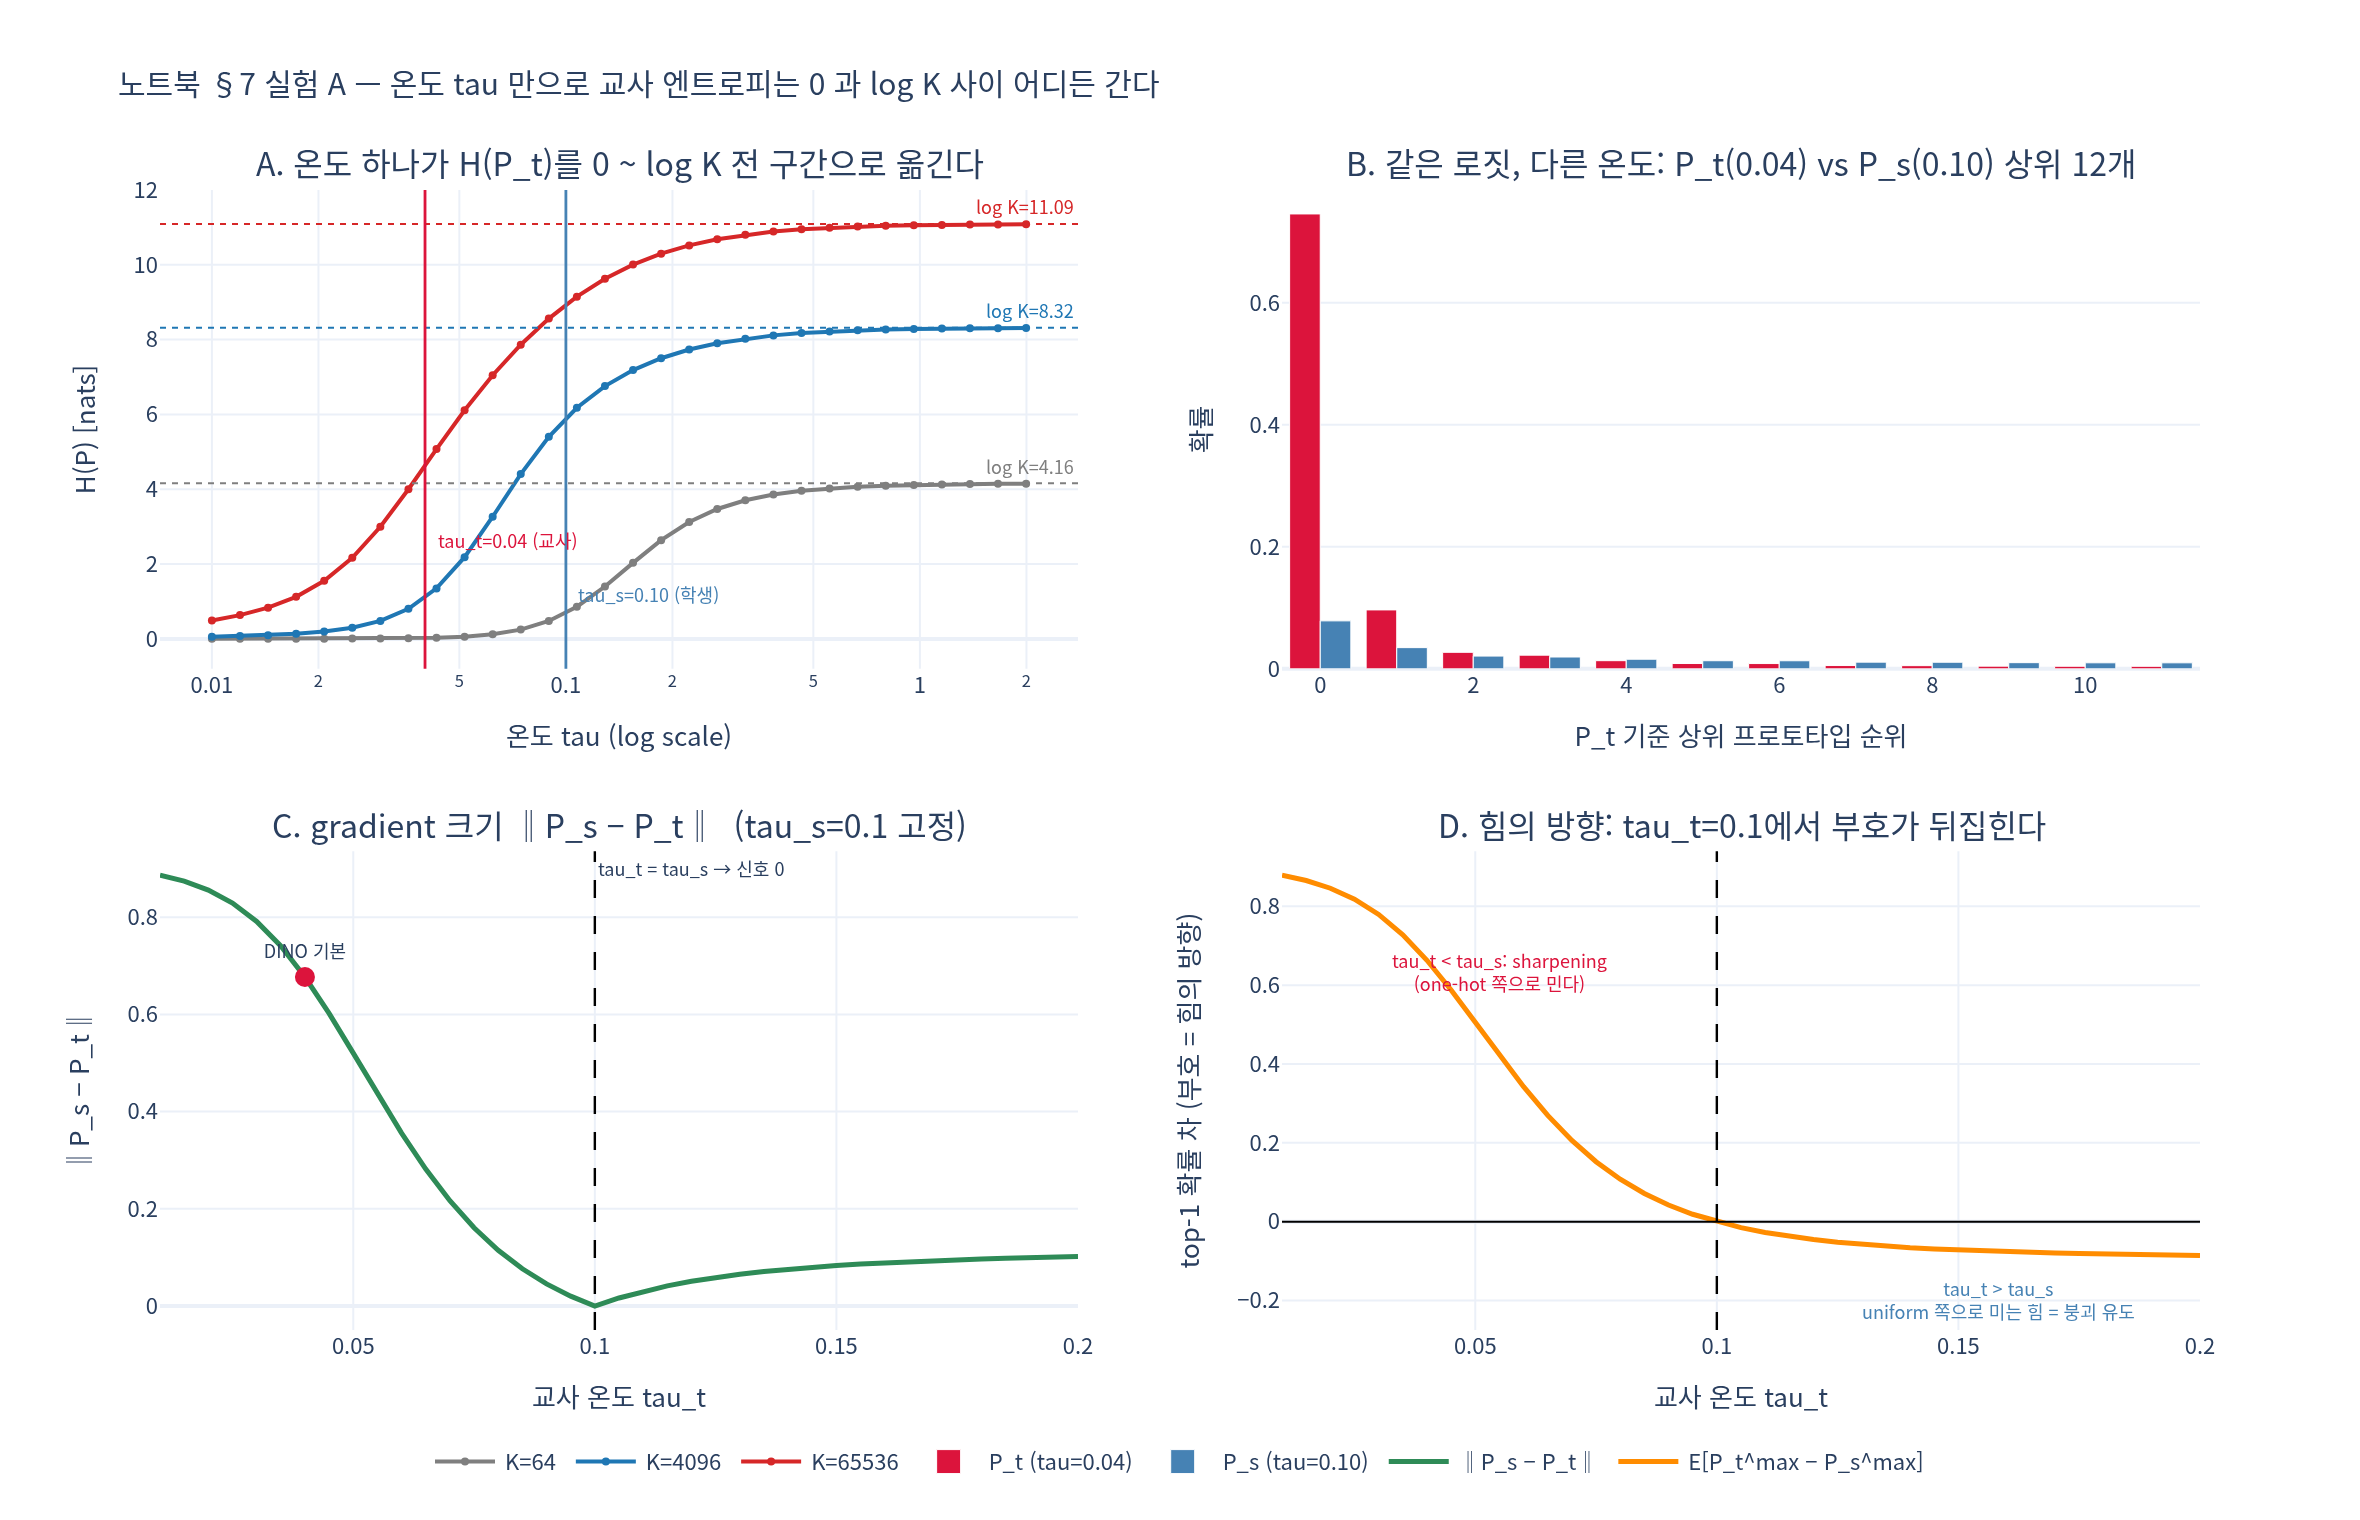

The script that drew this image:
# %% [markdown]
# # 노트북 §7 실험 A 재현: 온도 $\tau$ 하나가 교사 엔트로피를 결정한다
#
# 이 스크립트는 `dino_training_walkthrough.py` §7 "붕괴 방지: 두 힘의 균형" 의
# **패널 A** 를 독립 실행 가능하게 재현한다.
#
# 실험 A가 보여주는 것은 딱 두 가지다.
#
# 1. **고정된 로짓 $z$ 를 하나도 바꾸지 않고 온도 $\tau$ 만 움직여도**
#    교사 분포의 엔트로피 $H(P_t)$ 는 $\log K$(고온, uniform collapse 쪽)에서
#    $0$(저온, one-hot 쪽)까지 **연속적으로 아무 값이나** 될 수 있다.
#    즉 sharpening은 "확신의 정도"를 온도 하나로 통째로 조절하는 손잡이다.
# 2. 그래서 DINO가 $\tau_t = 0.04 < \tau_s = 0.1$ 이라는 **부등호**를 고정해 둔 것이
#    "교사가 학생보다 확신에 차 있다"를 보장하고, 이 격차가 곧 학습 신호가 된다.
#    $\tau_t = \tau_s$ 로 맞추면 $P_t = P_s$ 가 되어 gradient $\propto P_s - P_t$ 가
#    **정확히 0** 이 된다 — 신호가 사라진다.
#
# 손실 분해로 보면 이유가 분명하다.
#
# $$
# H\big(P_t,\, P_s\big) \;=\; \underbrace{H(P_t)}_{\text{교사 엔트로피 — } \tau_t \text{가 결정}}
# \;+\; \underbrace{D_{\mathrm{KL}}\big(P_t \,\|\, P_s\big)}_{\text{두 view 정렬 — 우리가 원하는 것}}
# $$
#
# 첫 항이 온도만으로 자유롭게 움직인다는 것은, 모델이 **정렬을 배우지 않고도**
# $H(P_t) \to \log K$ 로 도망쳐 손실을 낮출 수 있다는 뜻이다(uniform collapse).
# $\tau_t$ 를 작게 못박는 sharpening이 그 도피로를 막는다.
#
# 필요 패키지: torch 2.4, numpy, plotly 6.9, kaleido

# %%
import math
import os

import numpy as np
import plotly.graph_objects as go
import torch
import torch.nn.functional as F
from plotly.subplots import make_subplots

HERE = os.path.dirname(os.path.abspath(__file__)) if "__file__" in globals() else os.getcwd()


def _show(fig):
    try:
        from IPython import get_ipython

        if get_ipython() is not None:  # VSCode 셀/Jupyter에서만 렌더링
            fig.show()
    except ImportError:
        pass


KO = "Noto Sans CJK KR, DejaVu Sans, sans-serif"
TAU_T, TAU_S = 0.04, 0.10   # DINO 기본값
B, D = 64, 16               # 배치, 특징 차원 (아래 3절 참고)
torch.manual_seed(0)
print(f"torch={torch.__version__}  기본 온도: tau_t={TAU_T}, tau_s={TAU_S}")
# 출력: torch=2.4.0+cu121  기본 온도: tau_t=0.04, tau_s=0.1

# %% [markdown]
# ## 1. 로짓을 "코사인 범위"로 만든다
#
# DINOHead의 마지막 층은 weight-normalized linear이고 입력도 $\ell_2$ 정규화되므로,
# 실제 DINO 로짓은 **특징과 프로토타입의 코사인 유사도** 다 — 즉 $z_{ik} \in [-1, 1]$.
#
# $$
# z_{ik} \;=\; \frac{\langle x_i,\, w_k\rangle}{\lVert x_i\rVert \, \lVert w_k \rVert} \;\in\; [-1, 1]
# $$
#
# 학습이 어느 정도 진행된 상황을 흉내내려고 각 샘플을 프로토타입 하나 쪽으로 당겨 둔다.
# 특징 차원 $D$ 를 작게($16$) 잡는 이유는, 고차원에서 랜덤 프로토타입이 거의 직교해
# "정답 하나 + 나머지 전부 0" 이라는 계단형 로짓이 되어 버리기 때문이다.
# $D$ 를 줄이면 프로토타입이 붐벼서 학습된 head처럼 **완만하게 감쇠하는 코사인 스펙트럼**이 나온다.
#
# **핵심: 아래에서 로짓 $z$ 는 단 한 번 만들고 끝까지 고정한다. 바뀌는 것은 오직 $\tau$ 다.**


def make_cosine_logits(K, B=B, D=D, noise=0.6, seed=0):
    """정규화된 특징 x 와 프로토타입 W 의 코사인 유사도 = DINO 로짓."""
    g = torch.Generator().manual_seed(seed)
    W = F.normalize(torch.randn(K, D, generator=g), dim=-1)     # 프로토타입
    assign = torch.randint(0, K, (B,), generator=g)             # 각 샘플의 '정답' 프로토타입
    x = W[assign] + noise * F.normalize(torch.randn(B, D, generator=g), dim=-1)
    return F.normalize(x, dim=-1) @ W.T                          # (B, K), 값은 [-1, 1]


K = 4096
z = make_cosine_logits(K)
print(f"z.shape={tuple(z.shape)}  min={z.min():.3f}  max={z.max():.3f}  std={z.std():.3f}")
print(f"log K = {math.log(K):.3f} nats  (완전 uniform 일 때의 엔트로피 상한)")
# 출력: z.shape=(64, 4096)  min=-0.870  max=0.952  std=0.250
# 출력: log K = 8.318 nats  (완전 uniform 일 때의 엔트로피 상한)

# %% [markdown]
# ## 2. 온도 스윕: 같은 $z$, 엔트로피는 $\log K$ → $0$
#
# $$
# P^{(\tau)}_{ik} \;=\; \operatorname{softmax}_k\!\Big(\frac{z_{ik}}{\tau}\Big),
# \qquad
# H(P^{(\tau)}) \;=\; -\sum_k P^{(\tau)}_{ik} \log P^{(\tau)}_{ik}
# $$
#
# $\tau \to \infty$ 면 로짓 차이가 뭉개져 $P \to 1/K$ 이므로 $H \to \log K$.
# $\tau \to 0$ 이면 최댓값만 살아남아 $P \to$ one-hot 이므로 $H \to 0$.
# 그 사이는 **연속** 이다 — 그래서 "어디든 갈 수 있다".


def entropy(p):
    return (-(p * p.clamp_min(1e-12).log()).sum(-1)).mean().item()


def H_at(z, tau):
    return entropy(F.softmax(z / tau, dim=-1))


taus = np.logspace(-2, 0.3, 30)        # 0.01 ~ 2.0, 노트북과 같은 범위
ent = [H_at(z, t) for t in taus]

print(f"tau={taus[0]:.3f} (저온) -> H={ent[0]:.3f} nats   ~ 0 에 근접 (거의 one-hot)")
print(f"tau={TAU_T:.2f}          -> H={H_at(z, TAU_T):.3f} nats   <- 교사 (sharp)")
print(f"tau={TAU_S:.2f}          -> H={H_at(z, TAU_S):.3f} nats   <- 학생 (상대적으로 flat)")
print(f"tau={taus[-1]:.3f} (고온) -> H={ent[-1]:.3f} nats   ~ log K={math.log(K):.3f} (uniform)")
print(f"=> 같은 로짓으로 엔트로피가 {ent[0]:.3f} ~ {ent[-1]:.3f} 사이 전 구간을 커버")
# 출력: tau=0.010 (저온) -> H=0.060 nats   ~ 0 에 근접 (거의 one-hot)
# 출력: tau=0.04          -> H=1.094 nats   <- 교사 (sharp)
# 출력: tau=0.10          -> H=5.901 nats   <- 학생 (상대적으로 flat)
# 출력: tau=1.995 (고온) -> H=8.310 nats   ~ log K=8.318 (uniform)
# 출력: => 같은 로짓으로 엔트로피가 0.060 ~ 8.310 사이 전 구간을 커버

# %% [markdown]
# ## 3. $K$ 를 바꿔도 모양은 같고 천장만 $\log K$ 로 올라간다
#
# 출력 차원 $K$ 는 상한 $\log K$ 만 결정한다. DINO 기본값은 $K = 65536$ ($\log K \approx 11.09$).
# 곡선이 그 천장까지 붙었다가 저온에서 0으로 떨어지는 S자 모양은 $K$ 와 무관하다.

K_LIST = [64, 4096, 65536]
sweeps = {}
for k in K_LIST:
    zk = make_cosine_logits(k)
    sweeps[k] = (zk, [H_at(zk, t) for t in taus])
    hi, lo = sweeps[k][1][-1], sweeps[k][1][0]
    print(f"K={k:6d}: log K={math.log(k):6.3f}  H(tau=2.0)={hi:6.3f}  H(tau=0.01)={lo:.3f}")
# 출력: K=    64: log K= 4.159  H(tau=2.0)= 4.149  H(tau=0.01)=0.001
# 출력: K=  4096: log K= 8.318  H(tau=2.0)= 8.310  H(tau=0.01)=0.060
# 출력: K= 65536: log K=11.090  H(tau=2.0)=11.083  H(tau=0.01)=0.494
# 출력: (저온 끝의 잔여 엔트로피는 K가 클수록 큼 — 상위 프로토타입들이 더 촘촘히 경쟁하기 때문)

# %% [markdown]
# ## 4. $\tau_t = 0.04 < \tau_s = 0.1$ 이라는 부등호가 신호다
#
# DINO 손실을 학생 로짓 $z_s$ 로 미분하면 (교사는 `.detach()` 되어 있으므로)
#
# $$
# \frac{\partial}{\partial z_s} \Big[-\textstyle\sum_k P_{t,k} \log P_{s,k}\Big]
# \;=\; \frac{1}{\tau_s}\big(P_s - P_t\big)
# $$
#
# 그래서 **gradient의 크기는 곧 두 분포의 거리** $\lVert P_s - P_t \rVert$ 다.
# 같은 로짓에 $\tau_t < \tau_s$ 를 적용하면 $P_t$ 가 $P_s$ 보다 뾰족하므로
# 학생은 "더 확신해라" 방향으로 밀린다. 두 온도가 같으면 $P_t = P_s$ 라 밀 곳이 없다.


def compare(z, tau_t, tau_s):
    p_t = F.softmax(z / tau_t, dim=-1).detach()
    p_s = F.softmax(z / tau_s, dim=-1)
    return {
        "H_t": entropy(p_t),
        "H_s": entropy(p_s),
        "top1_t": p_t.max(-1).values.mean().item(),
        "top1_s": p_s.max(-1).values.mean().item(),
        "grad": (p_s - p_t).norm(dim=-1).mean().item(),
        "p_t": p_t,
        "p_s": p_s,
    }


dino = compare(z, TAU_T, TAU_S)
same = compare(z, TAU_S, TAU_S)
print(f"[DINO 기본  tau_t={TAU_T}, tau_s={TAU_S}]")
print(f"  H(P_t)={dino['H_t']:.3f}  H(P_s)={dino['H_s']:.3f}   차이={dino['H_s'] - dino['H_t']:.3f} nats")
print(f"  top-1  P_t={dino['top1_t']:.3f}  P_s={dino['top1_s']:.3f}")
print(f"  ||P_s - P_t|| = {dino['grad']:.4f}   <- 학습 신호 있음")
print(f"[온도 동일  tau_t={TAU_S}, tau_s={TAU_S}]")
print(f"  H(P_t)={same['H_t']:.3f}  H(P_s)={same['H_s']:.3f}   차이={same['H_s'] - same['H_t']:.3f} nats")
print(f"  ||P_s - P_t|| = {same['grad']:.3e}   <- 정확히 0, 신호 소멸")
# 출력: [DINO 기본  tau_t=0.04, tau_s=0.1]
# 출력:   H(P_t)=1.094  H(P_s)=5.901   차이=4.806 nats
# 출력:   top-1  P_t=0.758  P_s=0.095
# 출력:   ||P_s - P_t|| = 0.6769   <- 학습 신호 있음
# 출력: [온도 동일  tau_t=0.1, tau_s=0.1]
# 출력:   H(P_t)=5.901  H(P_s)=5.901   차이=0.000 nats
# 출력:   ||P_s - P_t|| = 0.000e+00   <- 정확히 0, 신호 소멸

# %% [markdown]
# ## 5. $\tau_t$ 를 0.01~0.2로 스윕: 0.1에서 신호가 0이 되고 **부호가 뒤집힌다**
#
# $\tau_s = 0.1$ 을 고정하고 $\tau_t$ 만 움직인다.
#
# - $\tau_t < 0.1$ — 교사가 더 뾰족 → 학생을 **one-hot 쪽으로** 민다 (sharpening, 정상 동작)
# - $\tau_t = 0.1$ — 두 분포가 같음 → gradient **정확히 0**
# - $\tau_t > 0.1$ — 교사가 더 평평 → 학생을 **uniform 쪽으로** 민다 = 스스로 붕괴를 유도
#
# 부호를 보려면 top-1 확률의 차 $\Delta = \mathbb{E}\big[P_t^{\max} - P_s^{\max}\big]$ 를 쓴다.
# 이 값이 양수면 "더 확신해라", 음수면 "덜 확신해라" 다.

tau_t_grid = np.linspace(0.01, 0.2, 39)
grad_norm, signed = [], []
for tt in tau_t_grid:
    c = compare(z, float(tt), TAU_S)
    grad_norm.append(c["grad"])
    signed.append(c["top1_t"] - c["top1_s"])

i_min = int(np.argmin(grad_norm))
print(f"||P_s - P_t|| 최소 지점: tau_t={tau_t_grid[i_min]:.3f} (값 {grad_norm[i_min]:.2e}) — tau_s와 일치")
for tt in (0.02, 0.04, 0.10, 0.15, 0.20):
    c = compare(z, tt, TAU_S)
    d = c["top1_t"] - c["top1_s"]
    arrow = "one-hot 쪽" if d > 1e-9 else ("uniform 쪽" if d < -1e-9 else "정지")
    print(f"  tau_t={tt:.2f}: ||P_s-P_t||={c['grad']:.4f}  delta_top1={d:+.4f}  -> {arrow}")
# 출력: ||P_s - P_t|| 최소 지점: tau_t=0.100 (값 0.00e+00) — tau_s와 일치
# 출력:   tau_t=0.02: ||P_s-P_t||=0.8558  delta_top1=+0.8459  -> one-hot 쪽
# 출력:   tau_t=0.04: ||P_s-P_t||=0.6769  delta_top1=+0.6631  -> one-hot 쪽
# 출력:   tau_t=0.10: ||P_s-P_t||=0.0000  delta_top1=+0.0000  -> 정지
# 출력:   tau_t=0.15: ||P_s-P_t||=0.0833  delta_top1=-0.0720  -> uniform 쪽
# 출력:   tau_t=0.20: ||P_s-P_t||=0.1020  delta_top1=-0.0855  -> uniform 쪽

# %% [markdown]
# ## 6. 네 패널로 한 번에 보기
#
# - **A** — 온도만으로 $H(P_t)$ 가 $\log K$ 에서 $0$ 까지 전 구간을 훑는다 ($K$ 3종 비교).
# - **B** — 같은 로짓, 두 온도. $P_t$ 는 뾰족하고 $P_s$ 는 퍼져 있다.
# - **C** — gradient 크기 $\lVert P_s - P_t\rVert$ 는 $\tau_t = \tau_s = 0.1$ 에서 0으로 떨어진다.
# - **D** — 그 지점에서 힘의 **부호가 뒤집힌다**. 0.1 위쪽은 uniform 쪽으로 미는 힘이다.

COL = {64: "#7f7f7f", 4096: "#1f77b4", 65536: "#d62728"}
fig = make_subplots(
    rows=2, cols=2,
    subplot_titles=(
        "A. 온도 하나가 H(P_t)를 0 ~ log K 전 구간으로 옮긴다",
        "B. 같은 로짓, 다른 온도: P_t(0.04) vs P_s(0.10) 상위 12개",
        "C. gradient 크기 ‖P_s − P_t‖  (tau_s=0.1 고정)",
        "D. 힘의 방향: tau_t=0.1에서 부호가 뒤집힌다",
    ),
    horizontal_spacing=0.10, vertical_spacing=0.16,
)

# --- A
for k in K_LIST:
    fig.add_trace(go.Scatter(x=taus, y=sweeps[k][1], mode="lines+markers",
                             marker=dict(size=4), line=dict(color=COL[k], width=2),
                             name=f"K={k}"), row=1, col=1)
    fig.add_hline(y=math.log(k), line=dict(color=COL[k], dash="dot", width=1),
                  annotation_text=f"log K={math.log(k):.2f}", annotation_font=dict(size=9, color=COL[k]),
                  row=1, col=1)
for tv, cv, nm, ytxt in [(TAU_T, "crimson", "tau_t=0.04 (교사)", 2.6),
                         (TAU_S, "steelblue", "tau_s=0.10 (학생)", 1.2)]:
    fig.add_vline(x=tv, line=dict(color=cv, width=1.4), row=1, col=1)
    fig.add_annotation(x=math.log10(tv), y=ytxt, text=nm, xanchor="left", xshift=4,
                       showarrow=False, font=dict(size=9, color=cv), row=1, col=1)
fig.update_xaxes(type="log", title_text="온도 tau (log scale)", row=1, col=1)
fig.update_yaxes(title_text="H(P) [nats]", row=1, col=1)

# --- B
order = dino["p_t"][0].argsort(descending=True)[:12]
fig.add_trace(go.Bar(x=list(range(12)), y=dino["p_t"][0][order].numpy(),
                     marker_color="crimson", name="P_t (tau=0.04)"), row=1, col=2)
fig.add_trace(go.Bar(x=list(range(12)), y=dino["p_s"][0][order].numpy(),
                     marker_color="steelblue", name="P_s (tau=0.10)"), row=1, col=2)
fig.update_xaxes(title_text="P_t 기준 상위 프로토타입 순위", row=1, col=2)
fig.update_yaxes(title_text="확률", row=1, col=2)

# --- C
fig.add_trace(go.Scatter(x=tau_t_grid, y=grad_norm, mode="lines",
                         line=dict(color="seagreen", width=2.5), name="‖P_s − P_t‖"),
              row=2, col=1)
fig.add_vline(x=TAU_S, line=dict(color="black", dash="dash", width=1.2),
              annotation_text="tau_t = tau_s → 신호 0", annotation_font=dict(size=9), row=2, col=1)
fig.add_trace(go.Scatter(x=[TAU_T], y=[dino["grad"]], mode="markers+text",
                         marker=dict(color="crimson", size=10), text=["DINO 기본"],
                         textposition="top center", textfont=dict(size=9), showlegend=False),
              row=2, col=1)
fig.update_xaxes(title_text="교사 온도 tau_t", row=2, col=1)
fig.update_yaxes(title_text="‖P_s − P_t‖", row=2, col=1)

# --- D
fig.add_trace(go.Scatter(x=tau_t_grid, y=signed, mode="lines",
                         line=dict(color="darkorange", width=2.5),
                         name="E[P_t^max − P_s^max]"), row=2, col=2)
fig.add_hline(y=0, line=dict(color="black", width=1), row=2, col=2)
fig.add_vline(x=TAU_S, line=dict(color="black", dash="dash", width=1.2), row=2, col=2)
span = max(signed) - min(signed)
fig.add_annotation(x=0.055, y=max(signed) * 0.72, text="tau_t < tau_s: sharpening<br>(one-hot 쪽으로 민다)",
                   showarrow=False, font=dict(size=9, color="crimson"), row=2, col=2)
fig.add_annotation(x=0.158, y=min(signed) - span * 0.12, text="tau_t > tau_s<br>uniform 쪽으로 미는 힘 = 붕괴 유도",
                   showarrow=False, font=dict(size=9, color="steelblue"), row=2, col=2)
fig.update_xaxes(title_text="교사 온도 tau_t", row=2, col=2)
fig.update_yaxes(title_text="top-1 확률 차 (부호 = 힘의 방향)", row=2, col=2)

fig.update_layout(
    height=760, width=1180, barmode="group", template="plotly_white",
    font=dict(family=KO, size=11),
    title=dict(text="노트북 §7 실험 A — 온도 tau 만으로 교사 엔트로피는 0 과 log K 사이 어디든 간다",
               font=dict(size=15)),
    legend=dict(orientation="h", y=-0.09, x=0.5, xanchor="center"),
    margin=dict(t=95, b=95),
)
for a in fig.layout.annotations:
    if a.font is None or a.font.size is None:
        a.font = dict(size=11.5)

_show(fig)
png = os.path.join(HERE, "expy.png")
fig.write_image(png, scale=2)
print(f"저장: {png}")
# 출력: 저장: <hint dir>/expy.png

# %% [markdown]
# ## 정리
#
# - **실험 A의 결론**: 로짓을 전혀 건드리지 않고 $\tau$ 만 움직여도 $H(P_t)$ 는
#   $0$ 과 $\log K$ 사이 어디로든 간다. 엔트로피는 모델이 배우는 것이 아니라
#   **우리가 온도로 정해 주는 값** 이다.
# - 그래서 DINO는 $\tau_t = 0.04 < \tau_s = 0.1$ 이라는 부등호를 못박는다.
#   교사가 학생보다 항상 더 확신하게 만들어 $\lVert P_s - P_t \rVert > 0$ 을 유지하는 것,
#   이것이 학습 신호의 원천이다. 둘이 같으면 gradient가 정확히 0이 되어 신호가 사라진다.
# - $\tau_t > \tau_s$ 로 뒤집으면 힘의 방향이 반대가 되어 학생을 uniform으로 밀어버린다.
#   이것이 §7 표의 **uniform collapse** 이고, sharpening이 막는 대상이다.
# - 단, sharpening만으로는 반대쪽 붕괴(단일 프로토타입 collapse)를 못 막는다.
#   그쪽은 centering $z_t - c$ 의 몫이다 — 실험 B/C가 그 얘기다.
# - 실제 구현: `main_dino.py` `DINOLoss.forward` 에서
#   `student_out = student_output / self.student_temp` 와
#   `teacher_out = F.softmax((teacher_output - self.center) / temp, dim=-1)` 두 줄이 전부다.
#   `temp` 는 `teacher_temp_schedule[epoch]` 로 0.04 → 0.07 warmup 된다.
